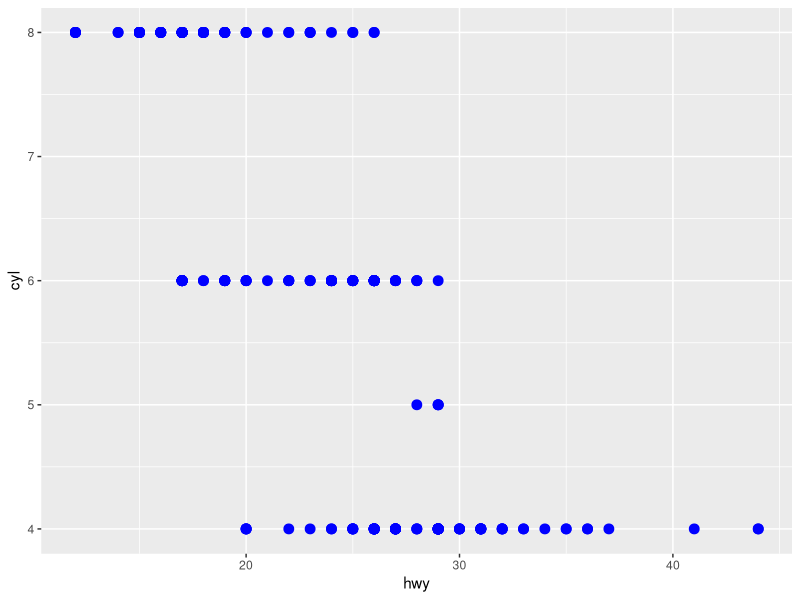
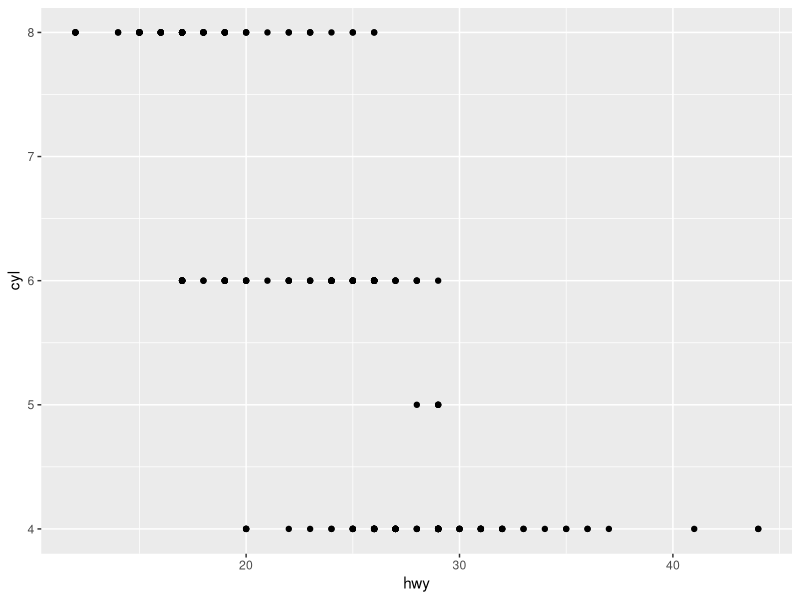
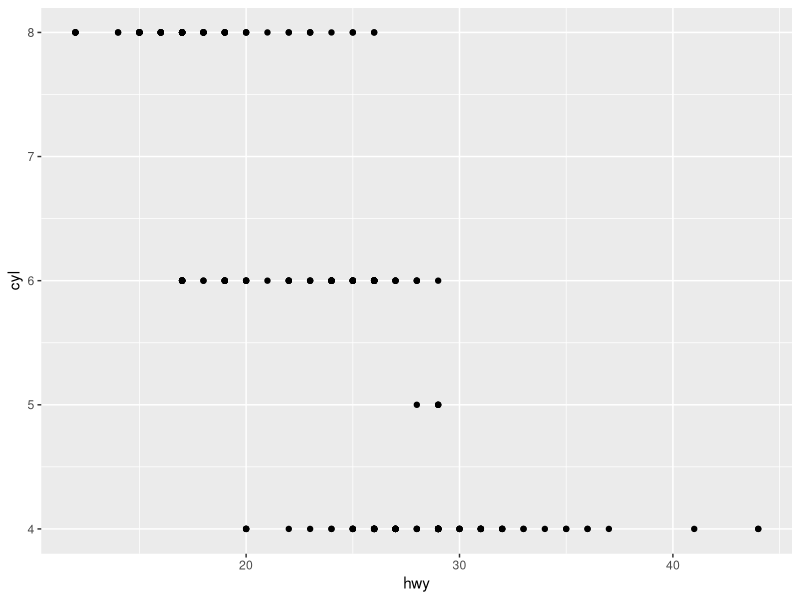
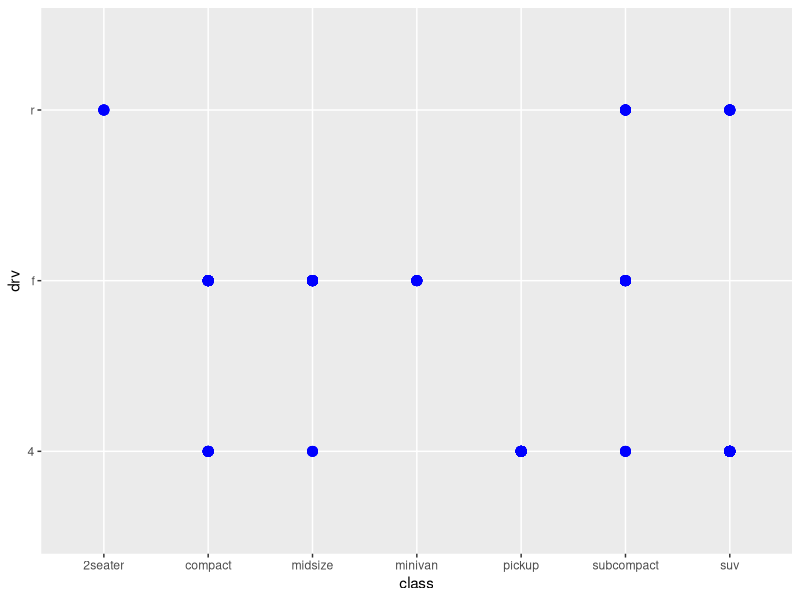
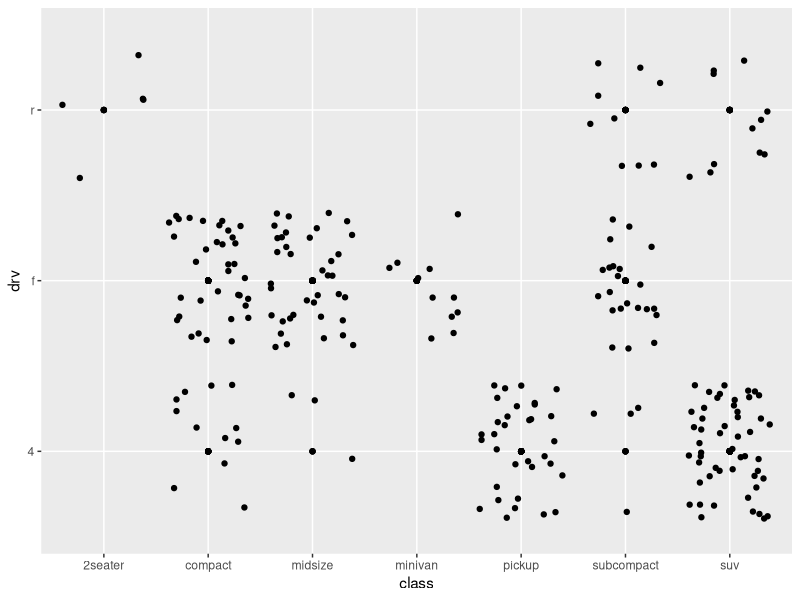
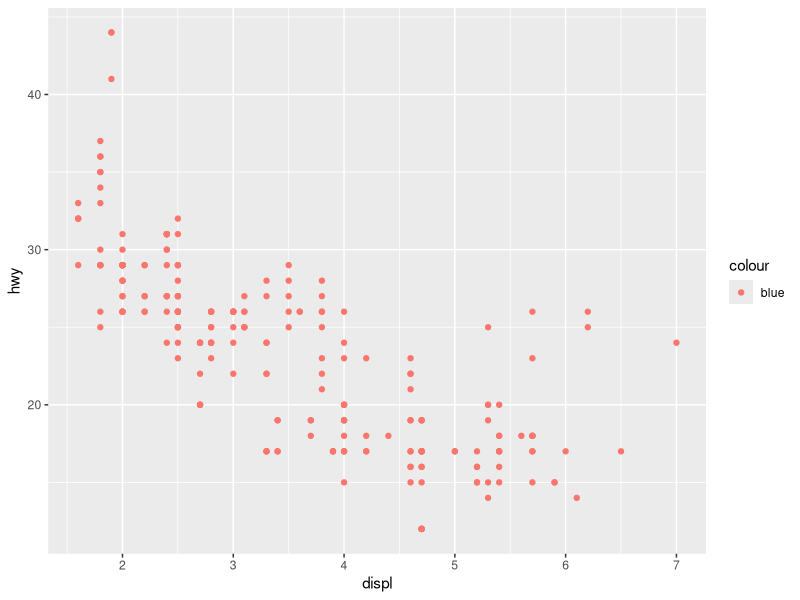
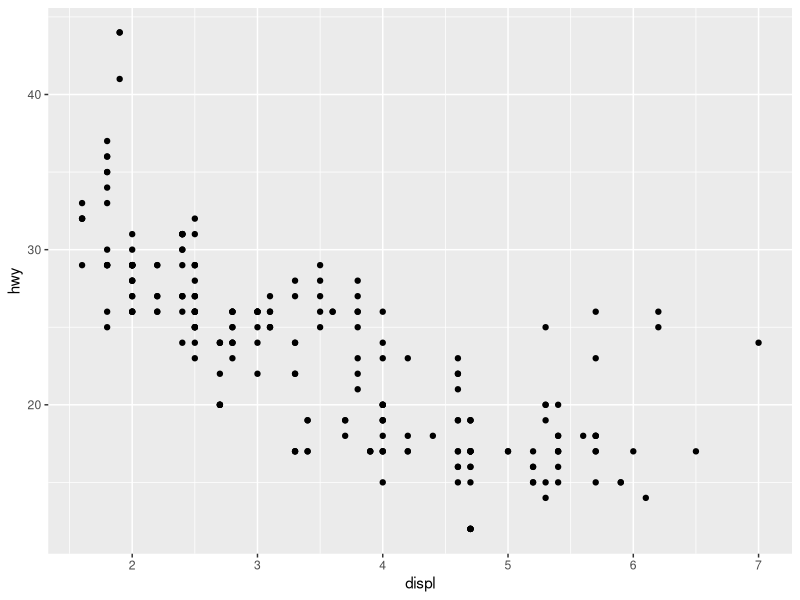
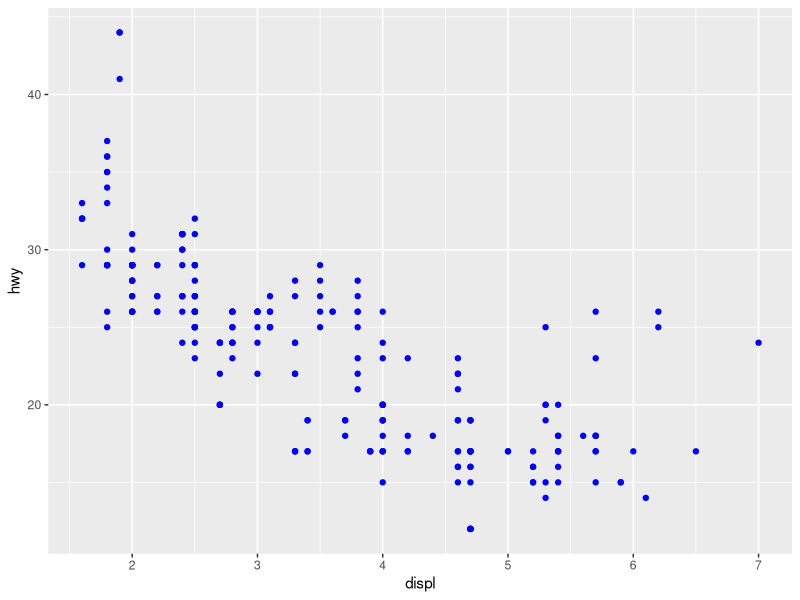

The R script that drew these images, in order: (Note: this script raises an error after producing the figures.)
library(ggplot2)

# Scatter plot of hwy vs cyl
# Way 1
p <- ggplot(data = mpg, aes(hwy,cyl))
p+geom_point(alpha = 3, color = "blue", size = 3)

# Way 2
p <- ggplot(data = mpg, aes(x = hwy, y = cyl))
p+geom_point()

#Way3
ggplot(mpg, aes(hwy,cyl))+geom_point()


# Scatterplot of class vs drv
p <- ggplot(data = mpg, aes(class, drv))+geom_point()
p+geom_point(alpha = 3, color = "blue", size = 3)
p+geom_jitter()

# A scatterplot is definitely not a helpful showcase of these factors since both
# drv and class are categorical vars. Since categorical vars ordinarily take a few
# qualities, there are a set number of special blends of (x, y) values that can be shown.

ggplot(data = mpg) +  geom_point(mapping = aes(x = displ, y = hwy, color = "blue"))
# Color is worng since it should be outside the bracket

ggplot(data = mpg) +  geom_point(mapping = aes(x = displ, y = hwy))
# Default is Black

ggplot(data = mpg)+geom_point(mapping = aes(x = displ, y = hwy), colour = "blue")
#correct

ggplot(mpg, aes(displ, hwy, colors(ditinct = FALSE)))+geom_point()
# No Shade

ggplot(mpg, aes(x = displ,y = hwy, colour = cty))+geom_point()
# Continuous Variable

ggplot(mpg, aes(x = displ,y = hwy, size = cty))+geom_point()
# Continuous Variable

ggplot(mpg, aes(x = displ,y = hwy, shape = cty))+geom_point()
# Error - A continuous variable can not be mapped to shape

ggplot(mpg, aes(x = displ,y = hwy, size = hwy))+geom_point()
ggplot(mpg, aes(x = displ,y = hwy, size = displ))+geom_point()
ggplot(mpg, aes(x = displ,y = hwy, colour = displ))+geom_point()
ggplot(mpg, aes(x = displ,y = hwy, colour = hwy))+geom_point()
ggplot(mpg, aes(x = displ,y = hwy, colour = hwy, size = hwy))+geom_point()
ggplot(mpg, aes(x = displ,y = hwy, colour = hwy, size = displ))+geom_point()
ggplot(mpg, aes(x = displ,y = hwy, colour = displ, size = hwy))+geom_point()

# If you compare above plots to original versions ploted in the above codes.
# You will find that code produces plots but plots are bad. This is redundant and not adviced.
